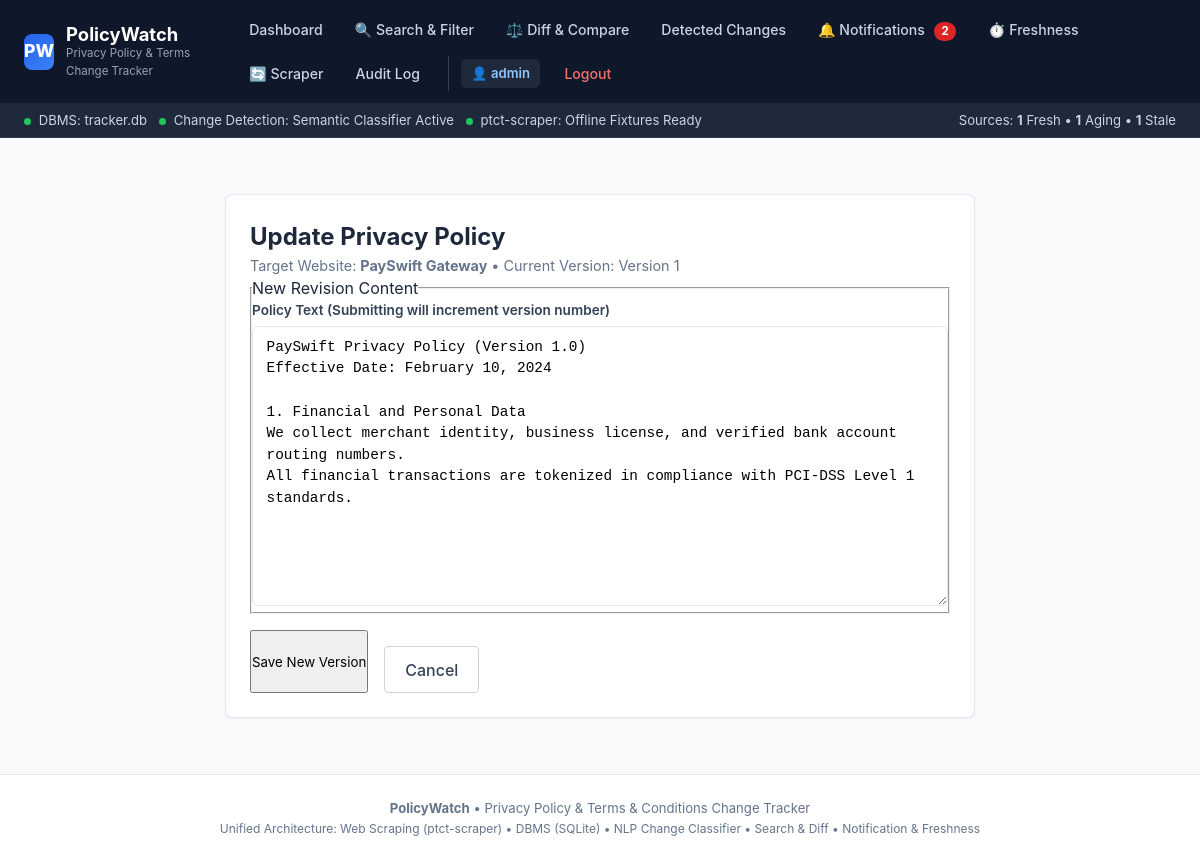
Screenshot of /websites/3/privacy/update (signed in) with the database file from the repository.
### tables this page shows
CREATE TABLE Users (
    user_id INTEGER PRIMARY KEY AUTOINCREMENT,
    username TEXT NOT NULL UNIQUE COLLATE NOCASE,
    email TEXT NOT NULL UNIQUE COLLATE NOCASE,
    password TEXT NOT NULL,
    created_at TIMESTAMP DEFAULT CURRENT_TIMESTAMP
);

CREATE TABLE Websites (
    website_id INTEGER PRIMARY KEY AUTOINCREMENT,
    user_id INTEGER NOT NULL,
    website_name TEXT NOT NULL,
    website_url TEXT NOT NULL,
    created_at TIMESTAMP DEFAULT CURRENT_TIMESTAMP,
    FOREIGN KEY (user_id) REFERENCES Users(user_id) ON DELETE CASCADE
);

CREATE TABLE PrivacyPolicies (
    policy_id INTEGER PRIMARY KEY AUTOINCREMENT,
    website_id INTEGER NOT NULL,
    policy_content TEXT NOT NULL,
    version INTEGER NOT NULL,
    updated_at TIMESTAMP DEFAULT CURRENT_TIMESTAMP,
    FOREIGN KEY (website_id) REFERENCES Websites(website_id) ON DELETE CASCADE
);

### models/app.py (the view, shortened to what this page needs)
@app.route('/websites/<int:website_id>/privacy/update', methods=['GET', 'POST'])
@login_required
def update_privacy_policy(website_id):
    user_id = session['user_id']
    website = db.get_website_by_id(website_id, user_id)
    if not website:
        flash("Website not found or access denied.", "error")
        return redirect(url_for('dashboard'))
    latest = db.get_latest_privacy_policy(website_id)
    return render_template('update_policy.html', website=website, latest=latest)

### models/app.py (called while the page is built)
def login_required(view_func):
    @wraps(view_func)
    def wrapped_view(**kwargs):
        if 'user_id' not in session:
            flash("Please log in to access this page.", "error")
            return redirect(url_for('login', next=request.url))
        return view_func(**kwargs)
    return wrapped_view

@app.context_processor
def inject_global_data():
    user = None
    unread_count = 0
    freshness_summary = {'total': 0, 'fresh': 0, 'aging': 0, 'stale': 0, 'never_checked': 0}
    if 'user_id' in session:
        user = db.get_user_by_id(session['user_id'])
        if user:
            unread_count = db.get_unread_notifications_count(user['user_id'])
            freshness_summary = db.get_freshness_summary(user['user_id'])
    return {
        'current_user': user,
        'unread_notifications_count': unread_count,
        'freshness_summary': freshness_summary,
        'active_path': request.path
    }

### models/database.py (called while the page is built)
def get_db():
    if has_app_context():
        if 'db' not in g:
            g.db = sqlite3.connect(DATABASE_FILE)
            g.db.row_factory = sqlite3.Row
            g.db.execute("PRAGMA foreign_keys = ON;")
            ensure_schema_upgrades(g.db)
        return g.db
    else:
        conn = sqlite3.connect(DATABASE_FILE)
        conn.row_factory = sqlite3.Row
        conn.execute("PRAGMA foreign_keys = ON;")
        ensure_schema_upgrades(conn)
        return conn

def query_db(query, args=(), one=False):
    cur = get_db().execute(query, args)
    rv = cur.fetchall()
    cur.close()
    return (rv[0] if rv else None) if one else rv

def get_user_by_id(user_id):
    query = "SELECT * FROM Users WHERE user_id = ?;"
    return query_db(query, (user_id,), one=True)

def get_website_by_id(website_id, user_id=None):
    if user_id is not None:
        query = "SELECT * FROM Websites WHERE website_id = ? AND user_id = ?;"
        return query_db(query, (website_id, user_id), one=True)
    else:
        query = "SELECT * FROM Websites WHERE website_id = ?;"
        return query_db(query, (website_id,), one=True)

def get_latest_privacy_policy(website_id):
    query = """
        SELECT * FROM PrivacyPolicies
        WHERE website_id = ?
        ORDER BY version DESC
        LIMIT 1;
    """
    return query_db(query, (website_id,), one=True)

### templates/update_policy.html (shortened to what this page needs)
{% extends 'base.html' %}
{% block content %}
<div class="card" style="max-width: 750px; margin: 2rem auto;">
  <h2>Update Privacy Policy</h2>
  <p style="color: #64748b; font-size: 0.9rem;">
    Target Website: <strong>{{ website.website_name }}</strong> &bull;
    Current Version: {% if latest %}Version {{ latest.version }}{% else %}None{% endif %}
  </p>
  <form method="POST" action="{{ url_for('update_privacy_policy', website_id=website.website_id) }}">
    <fieldset>
      <legend>New Revision Content</legend>
      <label for="policy_content">Policy Text (Submitting will increment version number)</label>
      <textarea
        id="policy_content"
        name="policy_content"
        rows="12"
        required
        placeholder="Paste full updated policy content here..."
      >{% if latest %}{{ latest.policy_content }}{% endif %}</textarea>
    </fieldset>
    <div style="display: flex; gap: 1rem; margin-top: 1rem;">
      <button type="submit">Save New Version</button>
      <a href="{{ url_for('website_details', website_id=website.website_id) }}" style="display: inline-block; padding: 0.65rem 1.25rem; border: 1px solid #cbd5e1; border-radius: 4px; text-decoration: none; color: #334155; font-weight: 500; margin-top: 1rem;">Cancel</a>
    </div>
  </form>
</div>
{% endblock %}

### templates/base.html (shortened to what this page needs)
<!DOCTYPE html>
<html lang="en">
<head>
</head>
<body>
  <header>
    <div class="header-container">
      <a href="{{ url_for('dashboard' if current_user else 'index') }}" class="brand-link">
        <div class="brand-logo">PW</div>
        <div>
          <div class="brand-title">PolicyWatch</div>
          <div class="brand-subtitle">Privacy Policy &amp; Terms Change Tracker</div>
        </div>
      </a>
      <nav class="nav-links">
        {% if current_user %}
          <a href="{{ url_for('dashboard') }}" class="nav-item {% if request.path == '/dashboard' %}active{% endif %}">
            Dashboard
          </a>
          <a href="{{ url_for('search') }}" class="nav-item {% if request.path == '/search' %}active{% endif %}">
            🔍 Search &amp; Filter
          </a>
          <a href="{{ url_for('compare_versions') }}" class="nav-item {% if '/compare' in request.path %}active{% endif %}">
            ⚖️ Diff &amp; Compare
          </a>
          <a href="{{ url_for('changes_list') }}" class="nav-item {% if request.path == '/changes' %}active{% endif %}">
            Detected Changes
          </a>
          <a href="{{ url_for('notifications_hub') }}" class="nav-item {% if request.path == '/notifications' %}active{% endif %}">
            🔔 Notifications
            {% if unread_notifications_count > 0 %}
              <span class="nav-badge">{{ unread_notifications_count }}</span>
            {% endif %}
          </a>
          <a href="{{ url_for('freshness_monitor') }}" class="nav-item {% if request.path == '/freshness' %}active{% endif %}">
            ⏱️ Freshness
          </a>
          <a href="{{ url_for('scraper_hub') }}" class="nav-item {% if request.path == '/scraper' %}active{% endif %}">
            🔄 Scraper
          </a>
          <a href="{{ url_for('all_history') }}" class="nav-item {% if request.path == '/history' %}active{% endif %}">
            Audit Log
          </a>
          <div class="nav-user">
            <a href="{{ url_for('profile') }}" class="user-tag" title="View Profile">
              👤 {{ current_user.username }}
            </a>
            <a href="{{ url_for('logout') }}" class="nav-item" style="color: #f87171;">Logout</a>
          </div>
        {% else %}
          <a href="{{ url_for('index') }}" class="nav-item {% if request.path == '/' %}active{% endif %}">Home</a>
          <a href="{{ url_for('login') }}" class="nav-item {% if request.path == '/login' %}active{% endif %}">Login</a>
          <a href="{{ url_for('register') }}" class="btn btn-primary btn-sm">Register</a>
        {% endif %}
      </nav>
    </div>
  </header>
  {% if current_user %}
  <div class="subnav">
    <div class="subnav-container">
      <div class="status-indicators">
        <span><span class="status-dot dot-green"></span> DBMS: <code>tracker.db</code></span>
        <span><span class="status-dot dot-green"></span> Change Detection: Semantic Classifier Active</span>
        <span><span class="status-dot dot-green"></span> ptct-scraper: Offline Fixtures Ready</span>
      </div>
      <div>
        <span>Sources: <strong>{{ freshness_summary.fresh }}</strong> Fresh &bull; <strong>{{ freshness_summary.aging }}</strong> Aging &bull; <strong>{{ freshness_summary.stale }}</strong> Stale</span>
      </div>
    </div>
  </div>
  {% endif %}
  <main>
    {% block content %}{% endblock %}
  </main>
  <footer>
    <div style="max-width: 1300px; margin: 0 auto; padding: 0 1.5rem;">
      <strong>PolicyWatch</strong> &bull; Privacy Policy &amp; Terms &amp; Conditions Change Tracker
      <br>
      <span style="font-size: 0.75rem; color: var(--text-muted);">
        Unified Architecture: Web Scraping (ptct-scraper) &bull; DBMS (SQLite) &bull; NLP Change Classifier &bull; Search &amp; Diff &bull; Notification &amp; Freshness
      </span>
    </div>
  </footer>
</body>
</html>

### templates/base.html (style rules this page uses)
:root { --primary: #2563eb; --primary-hover: #1d4ed8; --primary-light: #eff6ff; --secondary: #0f172a; --bg: #f8fafc; --card-bg: #ffffff; --border: #e2e8f0; --text: #1e293b; --text-muted: #64748b; --success: #16a34a; --success-bg: #f0fdf4; --warning: #d97706; --warning-bg: #fffbeb; --danger: #dc2626; --danger-bg: #fef2f2; --radius: 8px; }
* { box-sizing: border-box; margin: 0; padding: 0; font-family: -apple-system, BlinkMacSystemFont, "Segoe UI", Roboto, Helvetica, Arial, sans-serif; }
body { background-color: var(--bg); color: var(--text); line-height: 1.5; min-height: 100vh; display: flex; flex-direction: column; }
header { background: #0f172a; color: white; border-bottom: 1px solid #1e293b; position: sticky; top: 0; z-index: 100; }
.header-container { max-width: 1300px; margin: 0 auto; padding: 0.75rem 1.5rem; display: flex; justify-content: space-between; align-items: center; gap: 1rem; }
.brand-link { display: flex; align-items: center; gap: 0.75rem; text-decoration: none; color: white; }
.brand-logo { background: linear-gradient(135deg, #2563eb, #3b82f6); width: 36px; height: 36px; border-radius: 8px; display: flex; align-items: center; justify-content: center; font-weight: 800; font-size: 1.1rem; color: white; }
.brand-title { font-size: 1.15rem; font-weight: 700; line-height: 1.2; }
.brand-subtitle { font-size: 0.72rem; color: #94a3b8; }
.nav-links { display: flex; align-items: center; gap: 0.5rem; flex-wrap: wrap; }
.nav-item { color: #cbd5e1; text-decoration: none; font-size: 0.88rem; font-weight: 500; padding: 0.45rem 0.75rem; border-radius: 6px; transition: all 0.15s; }
.nav-badge { background: #dc2626; color: white; font-size: 0.72rem; font-weight: 700; padding: 0.15rem 0.45rem; border-radius: 9999px; margin-left: 0.35rem; }
.nav-user { display: flex; align-items: center; gap: 0.75rem; margin-left: 0.5rem; padding-left: 0.75rem; border-left: 1px solid #334155; }
.user-tag { background: #1e293b; color: #93c5fd; font-size: 0.82rem; font-weight: 600; padding: 0.3rem 0.65rem; border-radius: 6px; text-decoration: none; }
.subnav { background: #1e293b; color: #cbd5e1; border-bottom: 1px solid #334155; font-size: 0.82rem; }
.subnav-container { max-width: 1300px; margin: 0 auto; padding: 0.4rem 1.5rem; display: flex; justify-content: space-between; align-items: center; flex-wrap: wrap; gap: 0.5rem; }
.status-indicators { display: flex; gap: 0.75rem; align-items: center; }
.status-dot { width: 7px; height: 7px; border-radius: 50%; display: inline-block; margin-right: 0.25rem; }
.dot-green { background: #22c55e; }
main { flex: 1; max-width: 1300px; width: 100%; margin: 1.5rem auto; padding: 0 1.5rem; }
.card { background: var(--card-bg); border: 1px solid var(--border); border-radius: var(--radius); padding: 1.5rem; margin-bottom: 1.5rem; box-shadow: 0 1px 3px rgba(0,0,0,0.05); }
label { display: block; font-size: 0.85rem; font-weight: 600; margin-bottom: 0.35rem; color: #334155; }
input[type="text"], input[type="email"], input[type="password"], input[type="date"], select, textarea { width: 100%; padding: 0.6rem 0.85rem; border: 1px solid var(--border); border-radius: 6px; font-size: 0.9rem; background: white; transition: border-color 0.15s, box-shadow 0.15s; }
textarea { font-family: Consolas, Monaco, monospace; line-height: 1.5; min-height: 180px; }
footer { background: white; border-top: 1px solid var(--border); padding: 1.5rem 0; margin-top: auto; text-align: center; font-size: 0.82rem; color: var(--text-muted); }

### rows the page displays
Users: username "admin"
Websites: website_name "PaySwift Gateway"
PrivacyPolicies: version "1", policy_content "PaySwift Privacy Policy (Version 1.0) Effective Date: February 10, 2024 1. Financial and Personal Data We collect merchant identity, business license, and verified bank account routing numbers. All financial transactions are tokenized in compliance with PCI-DSS Level 1 standards."

### other values shown
{{ unread_notifications_count }} "2"
{{ freshness_summary.fresh }} "1"
{{ freshness_summary.aging }} "1"
{{ freshness_summary.stale }} "1"
